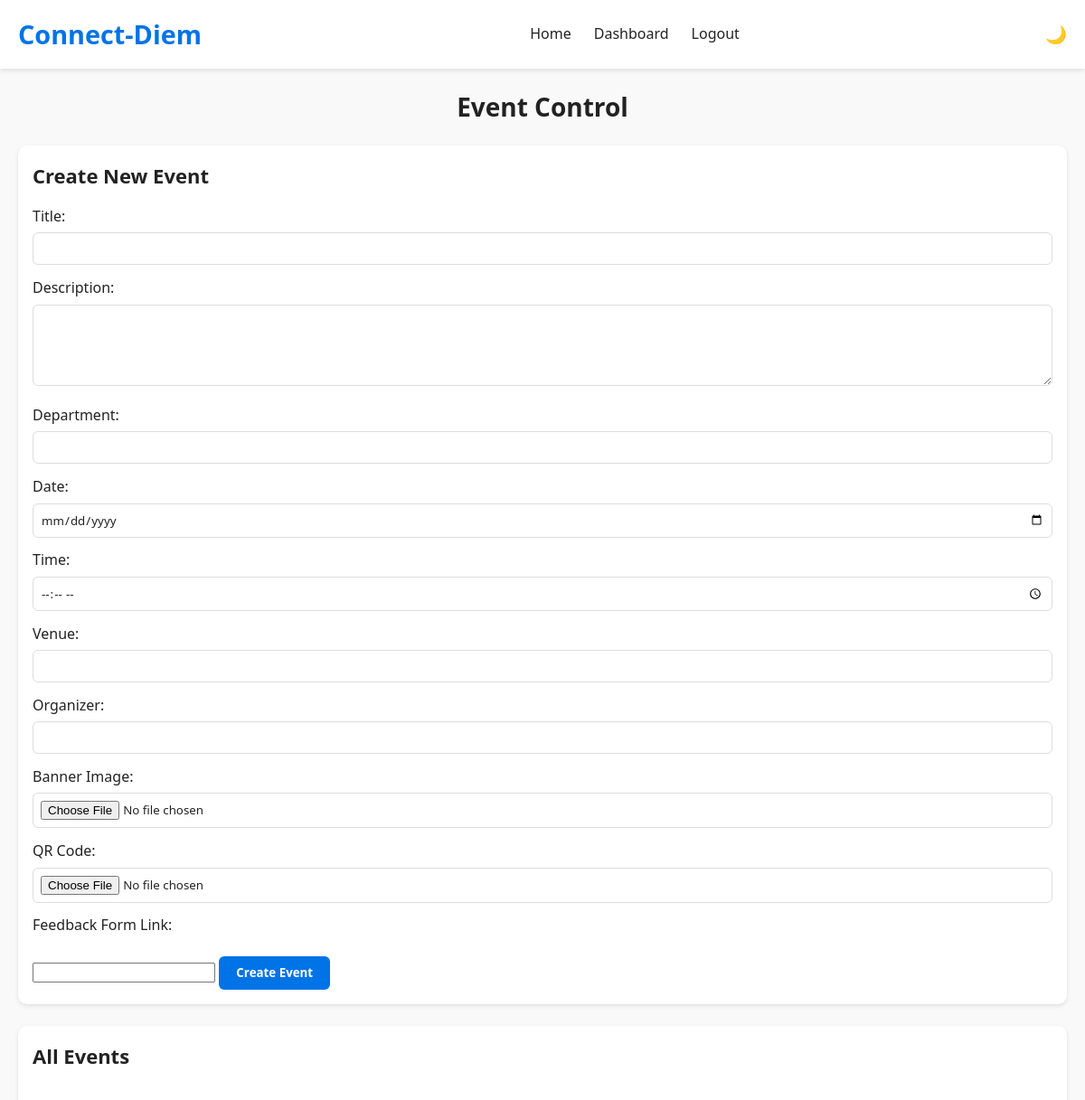
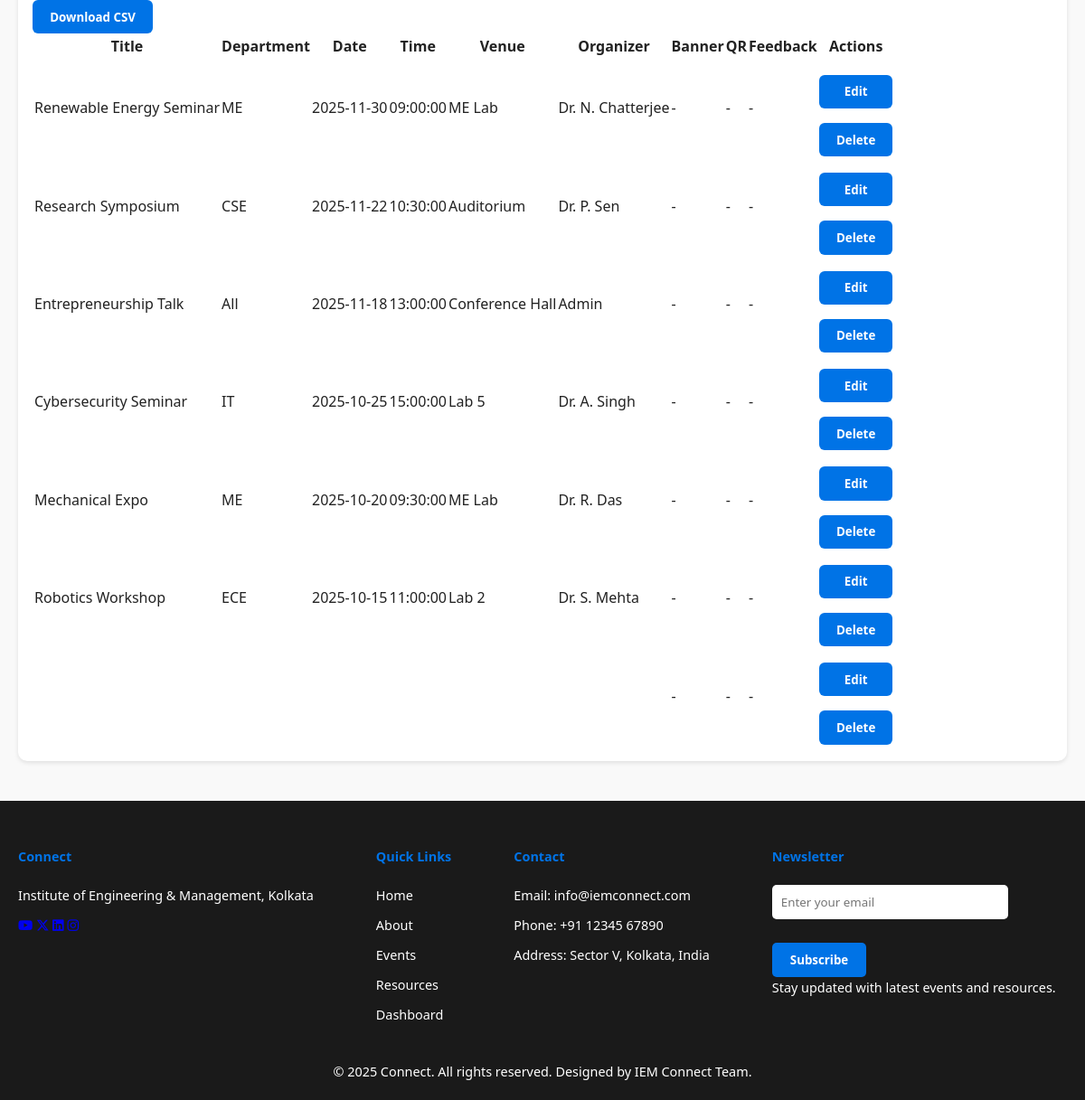
Screenshot of /admin/event_control.php (signed in) with the database file from the repository (2 pictures, top to bottom).
### tables this page shows
CREATE TABLE `events` (
  `event_id` int(11) NOT NULL,
  `title` varchar(200) NOT NULL,
  `description` text DEFAULT NULL,
  `department` varchar(100) DEFAULT NULL,
  `event_date` date DEFAULT NULL,
  `event_time` time DEFAULT NULL,
  `venue` varchar(150) DEFAULT NULL,
  `organizer` varchar(100) DEFAULT NULL,
  `banner_image` varchar(255) DEFAULT NULL,
  `qr_code` varchar(255) DEFAULT NULL,
  `feedback_form_link` varchar(255) DEFAULT NULL,
  `created_by` enum('admin','faculty') DEFAULT 'admin',
  `created_at` datetime DEFAULT current_timestamp()
);

### admin/event_control.php (the view, shortened to what this page needs)
<?php
include '../includes/db.php';
include '../includes/header.php';
$events_result = $conn->query("SELECT * FROM events ORDER BY event_date DESC, event_time DESC");
?>
<main class="dashboard-main">
    <h2 style="text-align:center;">Event Control</h2>
    <section class="new-event">
        <h3>Create New Event</h3>
        <form method="POST" enctype="multipart/form-data">
            <label>Title:</label>
            <input type="text" name="title" required>
            <label>Description:</label>
            <textarea name="description" rows="4" required></textarea>
            <label>Department:</label>
            <input type="text" name="department">
            <label>Date:</label>
            <input type="date" name="event_date" required>
            <label>Time:</label>
            <input type="time" name="event_time" required>
            <label>Venue:</label>
            <input type="text" name="venue">
            <label>Organizer:</label>
            <input type="text" name="organizer">
            <label>Banner Image:</label>
            <input type="file" name="banner_image" accept="image/*">
            <label>QR Code:</label>
            <input type="file" name="qr_code" accept="image/*">
            <label>Feedback Form Link:</label>
            <input type="url" name="feedback_form_link">
            <button type="submit" name="create_event">Create Event</button>
        </form>
    </section>
    <section class="events-table">
        <h3>All Events</h3>
        <form method="POST">
            <button type="submit" name="download_csv">Download CSV</button>
        </form>
        <table>
            <tr>
                <th>Title</th>
                <th>Department</th>
                <th>Date</th>
                <th>Time</th>
                <th>Venue</th>
                <th>Organizer</th>
                <th>Banner</th>
                <th>QR</th>
                <th>Feedback</th>
                <th>Actions</th>
            </tr>
            <?php while($event = $events_result->fetch_assoc()): ?>
            <tr>
                <td><?= htmlspecialchars($event['title']) ?></td>
                <td><?= htmlspecialchars($event['department']) ?></td>
                <td><?= htmlspecialchars($event['event_date']) ?></td>
                <td><?= htmlspecialchars($event['event_time']) ?></td>
                <td><?= htmlspecialchars($event['venue']) ?></td>
                <td><?= htmlspecialchars($event['organizer']) ?></td>
                <td>
                    <?php if($event['banner_image']): ?>
                        <a href="../uploads/events/<?= $event['banner_image'] ?>" target="_blank">View</a>
                    <?php else: ?> -
                    <?php endif; ?>
                </td>
                <td>
                    <?php if($event['qr_code']): ?>
                        <a href="../uploads/events/<?= $event['qr_code'] ?>" target="_blank">View</a>
                    <?php else: ?> -
                    <?php endif; ?>
                </td>
                <td>
                    <?php if($event['feedback_form_link']): ?>
                        <a href="<?= $event['feedback_form_link'] ?>" target="_blank">Form</a>
                    <?php else: ?> -
                    <?php endif; ?>
                </td>
                <td>
                    <form method="POST" enctype="multipart/form-data" style="display:flex; flex-direction:column;">
                        <button type="submit" name="edit_event">Edit</button>
                    </form>
                    <form method="POST">
                        <button type="submit" name="delete_event" onclick="return confirm('Are you sure you want to delete this event?')">Delete</button>
                    </form>
                </td>
            </tr>
            <?php endwhile; ?>
        </table>
    </section>
</main>
<?php include '../includes/footer.php'; ?>

### assets/css/style.css (style rules this page uses)
body.light-mode { --bg-color: #f9f9f9; --text-color: #222; --header-bg: #ffffff; --footer-bg: #1a1a1a; --btn-bg: #0073e6; --btn-color: #fff; --btn-secondary-bg: #555; --card-blue-bg: #0073e6; --card-black-bg: #f0f0f0; --card-text-color: #222; }
* { box-sizing: border-box; margin: 0; padding: 0; font-family: 'Segoe UI', Tahoma, Geneva, Verdana, sans-serif; transition: all 0.3s ease; }
body { background-color: var(--bg-color); color: var(--text-color); line-height: 1.6; }
.dashboard-main { padding: 40px 20px; min-height: calc(100vh - 120px); background-color: var(--bg-color); transition: background-color 0.3s, color 0.3s; }
body.light-mode { --login-bg-gradient: linear-gradient(135deg, #f9f9f9, #e0e0e0); --card-bg: rgba(255, 255, 255, 0.85); --card-color: #222; --input-bg: rgba(255, 255, 255, 0.8); --input-color: #222; --input-placeholder: rgba(34,34,34,0.6); --btn-bg: #0073e6; --btn-color: #fff; --icon-color: #0073e6; --link-color: #0073e6; --error-color: #ff4c4c; }
body.light-mode { --text-color: #222; --text-muted: #555; --card-bg: #fff; --border-color: #ddd; --hover-bg: #f7f7f7; --table-header-bg: #f0f0f0; }
.dashboard-main h2 { font-size: 2rem; margin-bottom: 1rem; }
.dashboard-main section { background-color: var(--card-bg); padding: 1rem; margin-bottom: 1.5rem; border-radius: 10px; box-shadow: var(--box-shadow); }
form label { display: block; margin-top: 0.8rem; margin-bottom: 0.3rem; color: var(--text-color); font-weight: 500; }
form input[type="text"], form input[type="date"], form input[type="time"], form input[type="file"], form textarea { width: 100%; padding: 0.5rem; border: 1px solid var(--border-color); border-radius: 6px; background-color: var(--input-bg); color: var(--text-color); }
form button { margin-top: 1rem; padding: 0.6rem 1.2rem; background-color: var(--btn-bg); color: var(--btn-text); border: none; border-radius: 6px; cursor: pointer; font-weight: 600; transition: 0.2s; }
:root { --card-bg: #f9f9f9; --box-shadow: 0 2px 8px rgba(0,0,0,0.1); --border-color: #ddd; --text-color: #333; --th-bg: #e0e0e0; --th-text: #000; --tr-even: #f2f2f2; --tr-hover: #dcdcdc; --input-bg: #fff; --btn-bg: #007bff; --btn-text: #fff; --btn-hover: #0056b3; }
.dashboard-main { padding: 20px; font-family: Arial, sans-serif; }
.dashboard-main h2 { font-size: 28px; margin-bottom: 20px; color: var(--text-color); }
section { margin-bottom: 40px; background-color: var(--section-bg); padding: 15px; border-radius: 8px; box-shadow: var(--box-shadow); }
h3 { font-size: 22px; margin-bottom: 15px; color: var(--text-color); }
:root { --text-color: #333; --section-bg: #f9f9f9; --box-shadow: 0 2px 5px rgba(0,0,0,0.1); --table-bg: #fff; --table-header-bg: #e0e0e0; --table-border: #ccc; --table-hover: #f1f1f1; --input-bg: #fff; --input-border: #ccc; --btn-bg: #4CAF50; --btn-hover: #45a049; --btn-text: #fff; }

### rows the page displays
events: title "Renewable Energy Seminar", department "ME", event_date "2025-11-30", event_time "09:00:00", venue "ME Lab", organizer "Dr. N. Chatterjee"
events: title "Research Symposium", department "CSE", event_date "2025-11-22", event_time "10:30:00", venue "Auditorium", organizer "Dr. P. Sen"
events: title "Entrepreneurship Talk", department "All", event_date "2025-11-18", event_time "13:00:00", venue "Conference Hall", organizer "Admin"
events: title "Cybersecurity Seminar", department "IT", event_date "2025-10-25", event_time "15:00:00", venue "Lab 5", organizer "Dr. A. Singh"
events: title "Mechanical Expo", department "ME", event_date "2025-10-20", event_time "09:30:00", venue "ME Lab", organizer "Dr. R. Das"
events: title "Robotics Workshop", department "ECE", event_date "2025-10-15", event_time "11:00:00", venue "Lab 2", organizer "Dr. S. Mehta"
